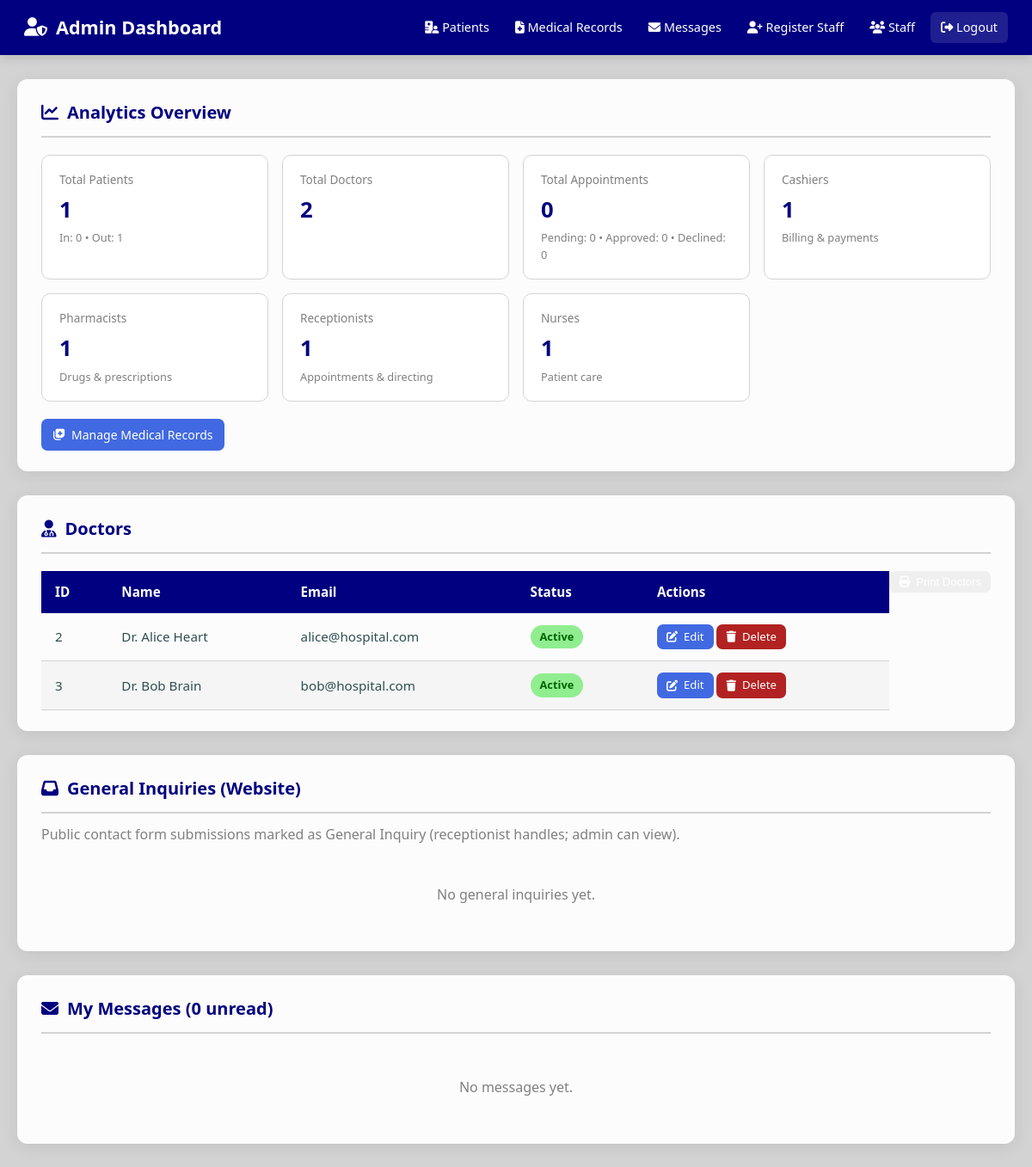
Page /admin_dashboard.php (signed in) on the committed database.
### tables this page shows
CREATE TABLE IF NOT EXISTS users (
    id INT AUTO_INCREMENT PRIMARY KEY,
    name VARCHAR(100) NOT NULL,
    email VARCHAR(150) NOT NULL UNIQUE,
    password VARCHAR(255) NOT NULL,
    role ENUM('admin','doctor','nurse','receptionist','cashier','pharmacy','medical_director','ceo','ministry') NOT NULL,
    department_id INT NULL,
    specialty VARCHAR(100) NULL,
    salary DECIMAL(10,2) NULL,
    available TINYINT(1) DEFAULT 1,
    status ENUM('active','inactive','pending_approval') DEFAULT 'active',
    created_at TIMESTAMP DEFAULT CURRENT_TIMESTAMP,
    FOREIGN KEY (department_id) REFERENCES departments(id) ON DELETE SET NULL
);

### admin_dashboard.php (the view, shortened to what this page needs)
<?php
require 'db.php';
$admin_id = $_SESSION['user_id'];
$total_patients     = $conn->query("SELECT COUNT(*) as total FROM patients")->fetch_assoc()['total'];
$inpatients         = $conn->query("SELECT COUNT(*) as total FROM patients WHERE patient_type='inpatient'")->fetch_assoc()['total'];
$outpatients        = $conn->query("SELECT COUNT(*) as total FROM patients WHERE patient_type='outpatient'")->fetch_assoc()['total'];
$total_doctors      = $conn->query("SELECT COUNT(*) as total FROM users WHERE role='doctor'")->fetch_assoc()['total'];
$total_appointments = $conn->query("SELECT COUNT(*) as total FROM appointments")->fetch_assoc()['total'];
$total_pending      = $conn->query("SELECT COUNT(*) as total FROM appointments WHERE status='pending'")->fetch_assoc()['total'];
$total_approved     = $conn->query("SELECT COUNT(*) as total FROM appointments WHERE status='approved'")->fetch_assoc()['total'];
$total_declined     = $conn->query("SELECT COUNT(*) as total FROM appointments WHERE status='declined'")->fetch_assoc()['total'];
$total_cashiers     = $conn->query("SELECT COUNT(*) as total FROM users WHERE role='cashier'")->fetch_assoc()['total'];
$total_pharmacists  = $conn->query("SELECT COUNT(*) as total FROM users WHERE role='pharmacy'")->fetch_assoc()['total'];
$total_receptionists= $conn->query("SELECT COUNT(*) as total FROM users WHERE role='receptionist'")->fetch_assoc()['total'];
$total_nurses       = $conn->query("SELECT COUNT(*) as total FROM users WHERE role='nurse'")->fetch_assoc()['total'];
$doctors = $conn->query("SELECT * FROM users WHERE role='doctor' ORDER BY name");
$stmt_msg = $conn->prepare("
    SELECT m.id, m.subject, m.body, m.created_at AS sent_at, m.is_read, m.sender_id, u.name AS sender_name
    FROM messages m
    JOIN users u ON m.sender_id = u.id
    WHERE m.recipient_id = ?
    ORDER BY m.created_at DESC
");
$stmt_msg->bind_param("i", $admin_id);
$stmt_msg->execute();
$messages = $stmt_msg->get_result();
$general_inquiries = null;
?>
<!DOCTYPE html>
<html lang="en">
<head>
    <link href="https://cdnjs.cloudflare.com/ajax/libs/font-awesome/6.5.0/css/all.min.css" rel="stylesheet">
</head>
<body>
<header>
    <h1><i class="fas fa-user-shield"></i> Admin Dashboard</h1>
    <nav>
        <a href="manage_patients.php"><i class="fas fa-hospital-user"></i> Patients</a>
        <a href="manage_records.php"><i class="fas fa-file-medical"></i> Medical Records</a>
        <a href="send_message.php"><i class="fas fa-envelope"></i> Messages</a>
        <a href="register_workers.php"><i class="fas fa-user-plus"></i> Register Staff</a>
        <a href="workers.php"><i class="fas fa-users"></i> Staff</a>
        <a href="logout.php" class="logout"><i class="fas fa-sign-out-alt"></i> Logout</a>
    </nav>
</header>
<div class="container">
    <div class="card">
        <h2><i class="fas fa-chart-line"></i> Analytics Overview</h2>
        <div class="stats-grid">
            <div class="stat-card">
                <a href="manage_patients.php">
                    <div class="label">Total Patients</div>
                    <div class="value"><?= $total_patients ?></div>
                    <div class="sub">In: <?= $inpatients ?> • Out: <?= $outpatients ?></div>
                </a>
            </div>
            <div class="stat-card">
                <div class="label">Total Doctors</div>
                <div class="value"><?= $total_doctors ?></div>
            </div>
            <div class="stat-card">
                <div class="label">Total Appointments</div>
                <div class="value"><?= $total_appointments ?></div>
                <div class="sub">
                    Pending: <?= $total_pending ?> •
                    Approved: <?= $total_approved ?> •
                    Declined: <?= $total_declined ?>
                </div>
            </div>
            <div class="stat-card">
                <div class="label">Cashiers</div>
                <div class="value"><?= $total_cashiers ?></div>
                <div class="sub">Billing & payments</div>
            </div>
            <div class="stat-card">
                <div class="label">Pharmacists</div>
                <div class="value"><?= $total_pharmacists ?></div>
                <div class="sub">Drugs & prescriptions</div>
            </div>
            <div class="stat-card">
                <div class="label">Receptionists</div>
                <div class="value"><?= $total_receptionists ?></div>
                <div class="sub">Appointments & directing</div>
            </div>
            <div class="stat-card">
                <div class="label">Nurses</div>
                <div class="value"><?= $total_nurses ?></div>
                <div class="sub">Patient care</div>
            </div>
        </div>
        <div class="quick-actions">
            <a href="manage_records.php" class="btn btn-primary">
                <i class="fas fa-notes-medical"></i> Manage Medical Records
            </a>
        </div>
    </div>
    <div class="card">
        <h2><i class="fas fa-user-md"></i> Doctors</h2>
        <button class="btn btn-sm btn-print no-print" style="float:right; margin-bottom:12px;" onclick="window.print()"><i class="fas fa-print"></i> Print Doctors</button>
        <?php if ($doctors->num_rows > 0): ?>
            <div class="table-wrapper">
                <table>
                    <thead>
                        <tr>
                            <th>ID</th>
                            <th>Name</th>
                            <th>Email</th>
                            <th>Status</th>
                            <th>Actions</th>
                        </tr>
                    </thead>
                    <tbody>
                        <?php while ($row = $doctors->fetch_assoc()): ?>
                            <tr>
                                <td><?= $row['id'] ?></td>
                                <td><?= htmlspecialchars($row['name']) ?></td>
                                <td><?= htmlspecialchars($row['email']) ?></td>
                                <td>
                                    <span class="status status-<?= strtolower($row['status']) ?>">
                                        <?= htmlspecialchars($row['status']) ?>
                                    </span>
                                </td>
                                <td>
                                    <a href="edit_doctor.php?id=<?= $row['id'] ?>" class="btn btn-primary btn-sm">
                                        <i class="fas fa-edit"></i> Edit
                                    </a>
                                    <a href="admin_dashboard.php?delete_doctor=<?= $row['id'] ?>"
                                       class="btn btn-danger btn-sm"
                                       onclick="return confirm('Are you sure you want to delete this doctor?')">
                                        <i class="fas fa-trash"></i> Delete
                                    </a>
                                </td>
                            </tr>
                        <?php endwhile; ?>
                    </tbody>
                </table>
            </div>
        <?php else: ?>
            <div class="empty-state">No doctors registered yet.</div>
        <?php endif; ?>
    </div>
    <div class="card">
        <h2><i class="fas fa-inbox"></i> General Inquiries (Website)</h2>
        <p style="color: var(--muted); margin: -8px 0 16px;">Public contact form submissions marked as General Inquiry (receptionist handles; admin can view).</p>
        <?php if ($general_inquiries && $general_inquiries->num_rows > 0): ?>
            <div class="table-wrapper">
                <table>
                    <thead>
                        <tr>
                            <th>Date</th>
                            <th>Name</th>
                            <th>Email</th>
                            <th>Phone</th>
                            <th>Message</th>
                        </tr>
                    </thead>
                    <tbody>
                        <?php while ($inq = $general_inquiries->fetch_assoc()): ?>
                            <tr>
                                <td><?= date('Y-m-d H:i', strtotime($inq['created_at'])) ?></td>
                                <td><?= htmlspecialchars($inq['name']) ?></td>
                                <td><a href="mailto:<?= htmlspecialchars($inq['email']) ?>"><?= htmlspecialchars($inq['email']) ?></a></td>
                                <td><?= $inq['phone'] ? htmlspecialchars($inq['phone']) : '—' ?></td>
                                <td style="white-space: pre-wrap; max-width: 420px;"><?= htmlspecialchars($inq['message']) ?></td>
                            </tr>
                        <?php endwhile; ?>
                    </tbody>
                </table>
            </div>
        <?php else: ?>
            <div class="empty-state">No general inquiries yet.</div>
        <?php endif; ?>
    </div>
    <div class="card">
        <h2><i class="fas fa-envelope"></i> My Messages (<?= $conn->query("SELECT COUNT(*) c FROM messages WHERE recipient_id=$admin_id AND is_read=0")->fetch_assoc()['c'] ?> unread)</h2>
        <?php if ($messages->num_rows > 0): ?>
            <div class="table-wrapper">
                <table>
                    <thead>
                        <tr>
                            <th>From</th>
                            <th>Subject</th>
                            <th>Date</th>
                            <th>Action</th>
                        </tr>
                    </thead>
                    <tbody>
                        <?php while ($msg = $messages->fetch_assoc()): ?>
                            <tr class="<?= $msg['is_read'] ? '' : 'unread' ?>">
                                <td><?= htmlspecialchars($msg['sender_name']) ?></td>
                                <td><?= htmlspecialchars($msg['subject']) ?></td>
                                <td><?= date('Y-m-d H:i', strtotime($msg['sent_at'])) ?></td>
                                <td>
                                    <button class="btn btn-primary btn-sm"
                                        onclick='openMessageModal(
                                            <?= $msg["id"] ?>,
                                            <?= $msg["sender_id"] ?>,
                                            <?= json_encode($msg["subject"]) ?>,
                                            <?= json_encode($msg["body"]) ?>,
                                            <?= $msg["is_read"] ? "true" : "false" ?>
                                        )'>
                                        <i class="fas fa-eye"></i> Read
                                    </button>
                                    <button class="btn btn-danger btn-sm" onclick="deleteMessage(<?= $msg['id'] ?>)">
                                        <i class="fas fa-trash"></i> Delete
                                    </button>
                                </td>
                            </tr>
                        <?php endwhile; ?>
                    </tbody>
                </table>
            </div>
        <?php else: ?>
            <div class="empty-state">No messages yet.</div>
        <?php endif; ?>
    </div>
</div>
</body>
</html>

### admin_dashboard.php (style rules this page uses)
:root { --primary: navy; --primary-light: royalblue; --success: seagreen; --danger: firebrick; --warning: goldenrod; --info: teal; --bg: whitesmoke; --card-bg: rgba(255, 255, 255, 0.93); --border: lightgray; --text: darkslategray; --muted: gray; }
* { margin: 0; padding: 0; box-sizing: border-box; }
body { font-family: 'Segoe UI', system-ui, -apple-system, sans-serif; background: url('images/product.jpeg') center/cover fixed; background-color: lightgray; color: var(--text); line-height: 1.5; min-height: 100vh; }
header { background: var(--primary); color: white; padding: 14px 28px; display: flex; justify-content: space-between; align-items: center; box-shadow: 0 2px 12px rgba(0,0,0,0.15); flex-wrap: wrap; gap: 12px; }
header h1 { font-size: 1.35rem; font-weight: 600; display: flex; align-items: center; gap: 10px; }
header nav { display: flex; align-items: center; gap: 6px; flex-wrap: wrap; }
header nav a { color: white; text-decoration: none; font-size: 0.9rem; font-weight: 500; padding: 7px 12px; border-radius: 6px; transition: background 0.2s; }
header nav a.logout { background: rgba(255,255,255,0.12); }
.container { max-width: 1280px; margin: 28px auto; padding: 0 20px 50px; }
.card { background: var(--card-bg); border-radius: 12px; box-shadow: 0 4px 20px rgba(0,0,0,0.08); padding: 24px 28px; margin-bottom: 28px; backdrop-filter: blur(5px); }
.card h2 { color: var(--primary); font-size: 1.25rem; margin-bottom: 20px; padding-bottom: 12px; border-bottom: 2px solid var(--border); display: flex; align-items: center; gap: 10px; }
.stats-grid { display: grid; grid-template-columns: repeat(auto-fit, minmax(220px, 1fr)); gap: 16px; margin-bottom: 8px; }
.stat-card { background: white; border-radius: 10px; padding: 18px 20px; border: 1px solid var(--border); transition: transform 0.2s, box-shadow 0.2s; }
.stat-card .label { font-size: 0.85rem; color: var(--muted); margin-bottom: 6px; font-weight: 500; }
.stat-card .value { font-size: 1.6rem; font-weight: 700; color: var(--primary); }
.stat-card .sub { font-size: 0.8rem; color: var(--muted); margin-top: 4px; }
.stat-card a { text-decoration: none; color: inherit; }
.quick-actions { display: flex; flex-wrap: wrap; gap: 12px; margin-top: 20px; }
.table-wrapper { overflow-x: auto; }
table { width: 100%; border-collapse: collapse; font-size: 0.95rem; }
th { background: var(--primary); color: white; padding: 13px 16px; text-align: left; font-weight: 600; }
td { padding: 13px 16px; border-bottom: 1px solid var(--border); }
tr:nth-child(even) { background: whitesmoke; }
.status { display: inline-block; padding: 4px 11px; border-radius: 20px; font-size: 0.8rem; font-weight: 600; text-transform: capitalize; }
.status-active { background: lightgreen; color: darkgreen; }
.btn { display: inline-flex; align-items: center; gap: 7px; padding: 8px 14px; border-radius: 7px; font-size: 0.875rem; font-weight: 500; text-decoration: none; color: white; border: none; cursor: pointer; transition: all 0.2s; }
.btn-primary { background: var(--primary-light); }
.btn-danger { background: var(--danger); }
.btn-sm { padding: 5px 11px; font-size: 0.82rem; }
.empty-state { text-align: center; padding: 30px; color: var(--muted); }

### rows in the picture
users: id "2", name "Dr. Alice Heart", email "alice@hospital.com", status "Active"
users: id "3", name "Dr. Bob Brain", email "bob@hospital.com", status "Active"

### other values in the picture
$total_patients "1"
$inpatients "0"
$outpatients "1"
$total_doctors "2"
$total_appointments "0"
$total_pending "0"
$total_approved "0"
$total_declined "0"
$total_cashiers "1"
$total_pharmacists "1"
$total_receptionists "1"
$total_nurses "1"
